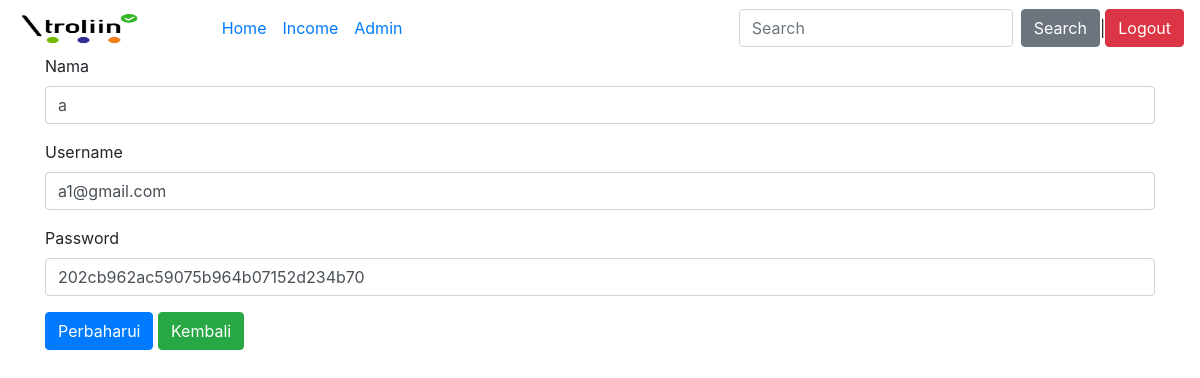
/user/edit/12312448, run on the app's committed database.
### tables this page shows
CREATE TABLE `user` (
  `id` int(11) NOT NULL,
  `username` varchar(255) NOT NULL,
  `password` varchar(255) NOT NULL,
  `nama` varchar(255) NOT NULL
);

### application/controllers/User.php (called while the page is built, shortened)
<?php
class User extends CI_Controller
{
    public function __construct()
    {
        $this->load->model('user_model');
        $this->load->helper('url_helper');
        $this->load->helper('form');
        $this->load->library('form_validation');
    }
    public function edit($id)
    {
        $where = array('id' => $id);
        $data['user'] = $this->user_model->edit_data($where, 'user')->result();
        $this->load->view('user/user_edit_v', $data);
    }
}

### index.php (called while the page is built, shortened)
<?php
require_once BASEPATH.'core/CodeIgniter.php';

### application/models/User_model.php (called while the page is built, shortened)
<?php
class User_model extends CI_Model
{
    public function edit_data($where, $table)
    {
        return $this->db->get_where($table, $where);
    }
}

### application/views/user/user_edit_v.php (the view, shortened to what this page needs)
<div class="container">
    <h2>Update User</h2>
    <?php foreach ($user as $baris) { ?>
    <?php echo form_open_multipart('user/update');?>
        <div class="form-group">
            <label for="nama">Nama</label>
            <input type="text" class="form-control" name="nama" value="<?php echo $baris->nama; ?>">
        </div>
        <div class="form-group">
            <label for="username">Username</label>
            <input type="text" class="form-control" name="username" aria-describedby="emailHelp" value="<?php echo $baris->username; ?>">
        </div>
        <div class="form-group">
            <label for="password">Password</label>
            <input type="text" class="form-control" name="password" value="<?php echo $baris->password; ?>">
        </div>
        <button type="submit" class="btn btn-primary">Perbaharui</button>
        <a href="<?= base_url();?>user" class="btn btn-success">Kembali</a>
   <?php  echo form_close(); ?>
<?php } ?>
    <br>
    <br>
</div>

### data on the page
user: nama "a", username "a1@gmail.com", password "202cb962ac59075b964b07152d234b70"
